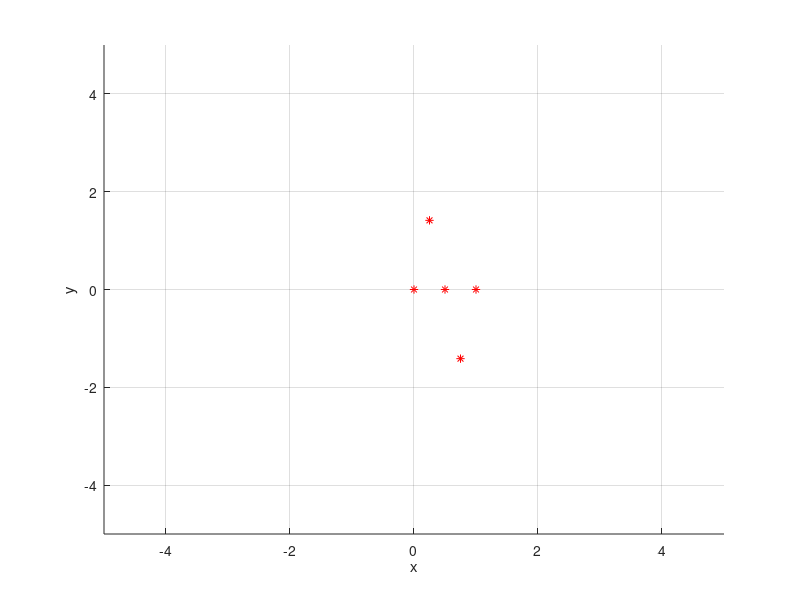

Recreate this plot in MATLAB.
clc
clear all
close all

% r = 5;
% NTurns = 1;
% MaxAng = NTurns*2*pi;
% c = 2.5/MaxAng;
% StepSize = pi/100;
% MaxVel = 1; % m/s
% 
% t = 0:StepSize:MaxAng;
% x = r*cos(t);
% y = r*sin(t);
% z = c*t;

x = [0 0.25 0.5 0.75 1.0];
y = [0 sqrt(2) 0 -sqrt(2) 0];
z = [0 sqrt(2) 2*sqrt(2) sqrt(2) 0];
figure,
axis([-5 5 -5 5 -5 5]);
grid on;
hold on;
for i = 1:5
plot3(x(i),y(i),z(i), 'r*');
pause(0.5);
end

xlabel('x');
ylabel('y');
zlabel('z');

% Dist = MaxAng*sqrt(r^2+c^2);
% disp(['Distance to be travelled ', num2str(Dist), 'm']);
% T = Dist/MaxVel;

% a = 0.5;
% c = 5.0;
% t = pi/2:0.01:10*pi;
% 
% x = a*sin(t);
% y = a*cos(t);
% z = t/(2*pi*c);
% 
% figure(1)
% plot3(x, y, z); 
% xlabel('x'); ylabel('y'); title('Circula helix');